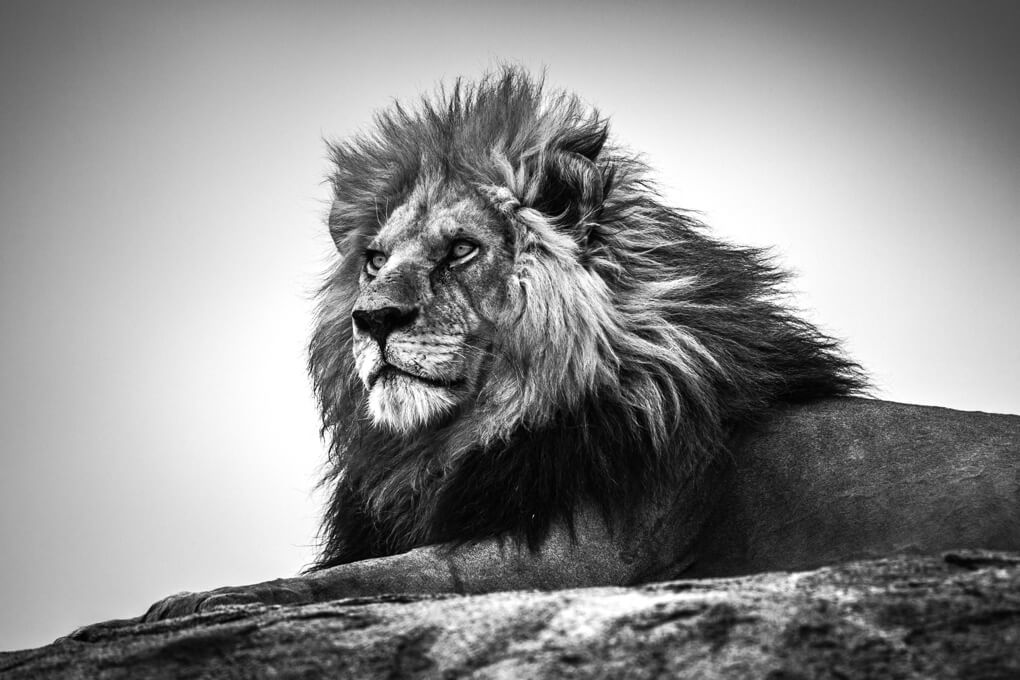
#> input picture Chaotic Cryptography/lion.jpg, 1020 x 680 px
$ jupyter execute 'Diffusion Encryption.ipynb'
#> lines starting #> are read from the running program, lines starting #| are printed output that depends on the picture
### Here, we not going to us any special key to encrypt the image rather we are going to jumble up the pixel values of the image in random fashion to encrypt the image.

[cell 1]
import matplotlib.pyplot as plt
import matplotlib.image as mpimg
import numpy as np
import cv2

[cell 2]
img= cv2.imread('lion.jpg',0)
#> img is the input picture: shape (680, 1020); min 0, max 255, mean 140.7
plt.imshow(img, cmap=plt.cm.gray)
plt.show()

[cell 3]
h= img.shape[0]
#> h = 680
w=img.shape[1]
#> w = 1020
key=[]
encimg = np.zeros(shape=[h,w,3], dtype= np.uint8)
decimg = np.zeros(shape=[h,w,3], dtype= np.uint8)
enimg  = np.zeros(shape=[h,w,3], dtype= np.uint8)

[cell 4]
# img = mpimg.imread('lion.jpg')
# plt.imshow(img)
# plt.show()

def keygen(x,r,size):
#here x define the initial conditions, r defines the control parameter and size defines the number of keys required
    for i in range(size):
        x=r*x*(1-x)
        key.append(int((x*pow(10,16))%256))
    return key
keyconfusion = keygen(0.01,3.95,h*w)

[cell 5]
def indexgen(x,r,n):
    index =[]
    k=[]

    for i in range(n):
        x = r*x*(1-x)
        k.append(x)
        index.append(i)

    for i in range(n):
        for j in range(n):
            if(k[i]>k[j]):
                # rearranging in ascending order
                k[i], k[j] = k[j], k[i]
                # correspondingly changing the index value in accordance with key values
                index[i], index[j] = index[j], index[i]
    return index

[cell 6]
def shufflingcolumn(img, index, x, y):
# x, y are dimensions of the image
    for i in range(x):
        k=0
        for j in range(y):
            encimg[i][j]= img[i][index[k]]
            k=k+1
    return encimg

#column-wise shuffling[columns are picked up and moved entirely]
key = indexgen(0.1,3.91,w)
encimg1 = shufflingcolumn(img,key,h, w)
#> after the loop in shufflingcolumn, `for i in range(x):`:
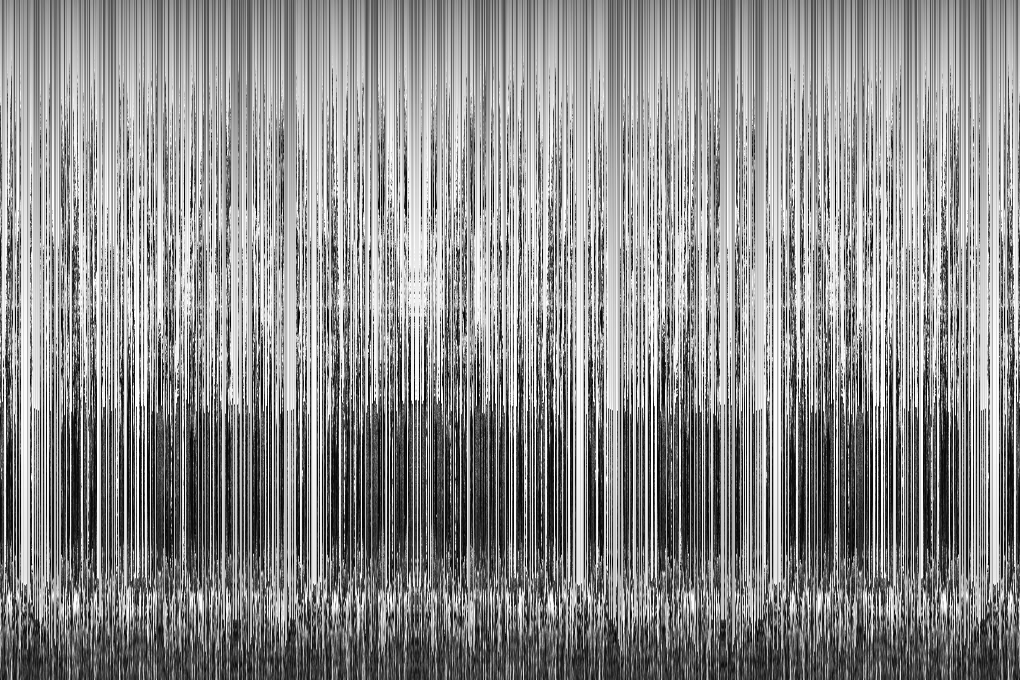
#> encimg: shape (680, 1020, 3); min 0, max 255, mean 140.7

plt.imshow(encimg1)
plt.show()

[cell 7]
def reshufflingcolumnwise(img,index, x ,y):
    for i in range(x):
        k=0
        for j in range(y):
            decimg[i][index[k]] = img[i][j]
            k=k+1
    return decimg


# columnwise reshuffling
key = indexgen(0.1,3.91,w)
decimg1 = reshufflingcolumnwise(encimg1, key, h, w)
plt.imshow(decimg1)
plt.show()
